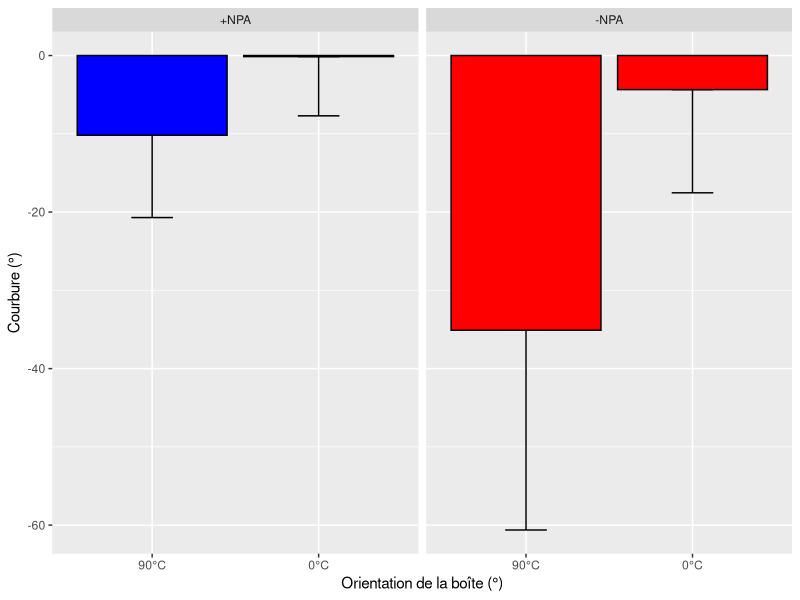
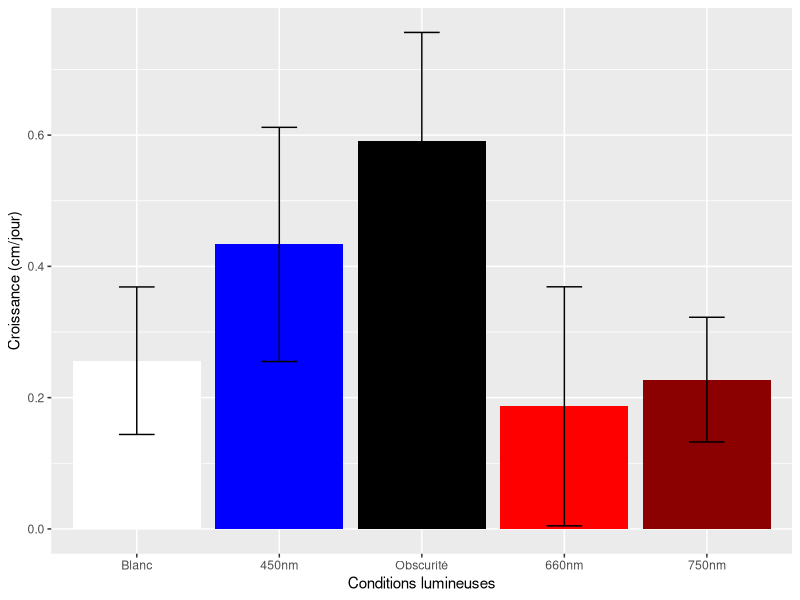
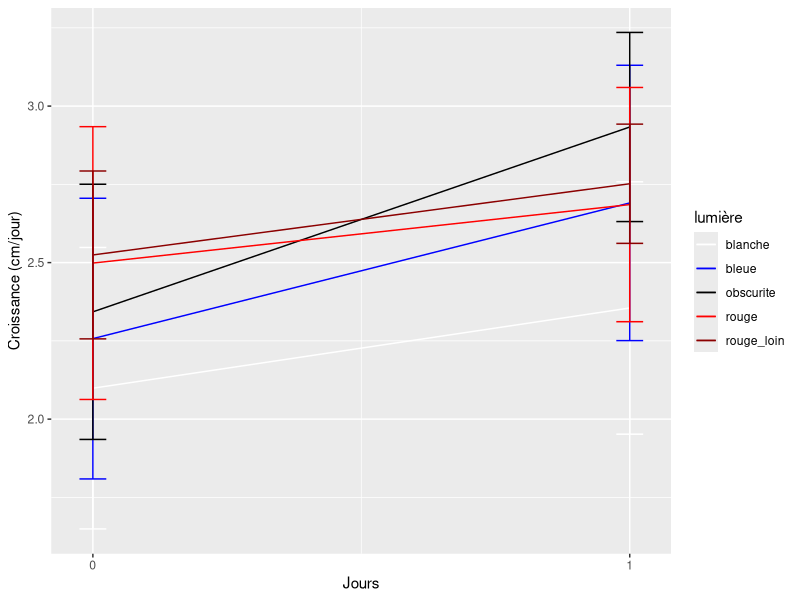
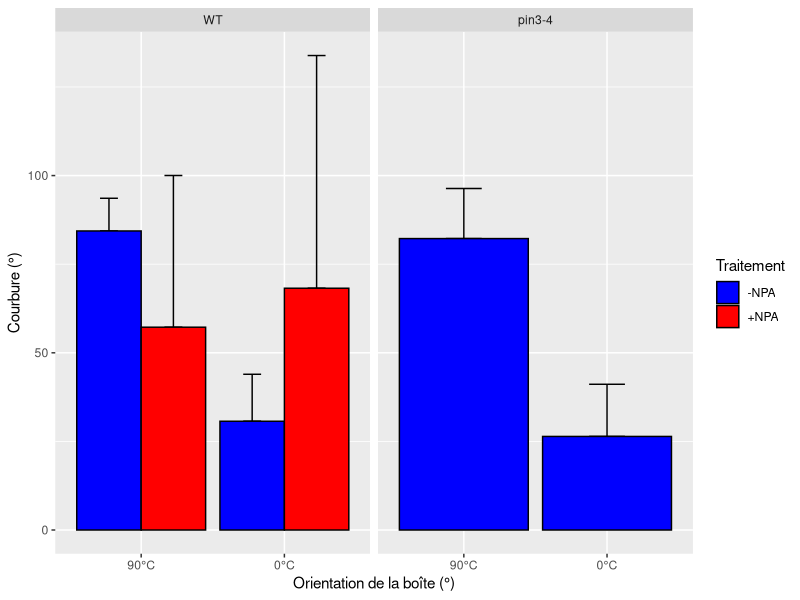
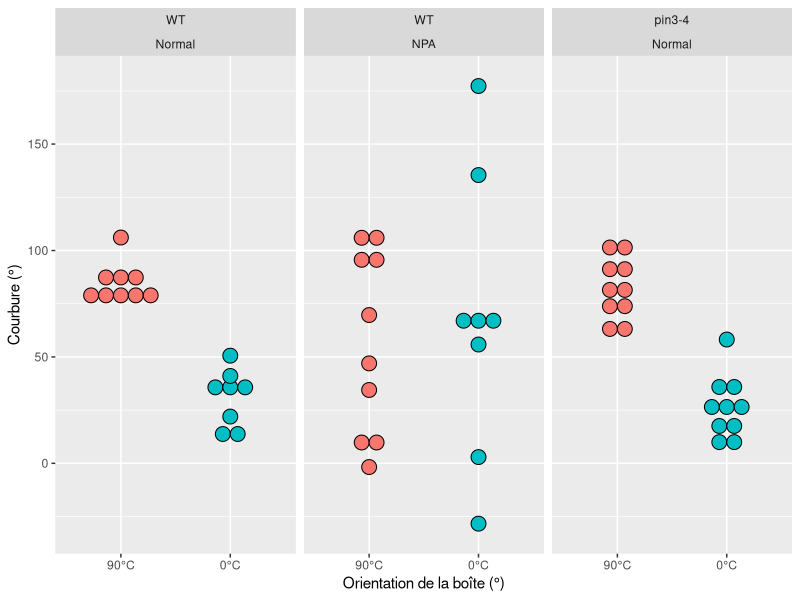

The R script that drew these images, in order:
## ---- chunk 1
# Chargement d'une librairie pour la production de graphiques`
# install.packages("ggplot2")
library(ggplot2)
## ---- chunk 2
data1 <- read.table(file = "student1/resulat.csv", header = TRUE, sep = ",")
data2 <- read.table(file = "student2/Donneesgravitropisme - Copie.csv", header = TRUE, sep = ";")
## ---- chunk 3
# Mise en forme des données
## Calcul de la différence de longueur entre le jour 0 et le jour 1
difference  <- aggregate(longueur ~ plante + lumière, data1, "diff")

## Calcul de le moyenne et de l'écart-type de ces nouvelles données
sd             <- aggregate(longueur ~ lumière, difference, "sd")
colnames(sd)   <- c("lumière", "sd") # renommage des colonnes pour faciliter le 'merge' à venir
mean           <- aggregate(longueur ~ lumière, difference, "mean")
colnames(mean) <- c("lumière", "mean") # renommage des colonnes pour faciliter le 'merge' à venir

## Création du tableau de synthèse moyenne & écart-type pour chaque condition de lumière
## Les 2 tableaux à 'merger' ont une seule colonne en commun ('lumière'), la commande 'merge'
## fonctionne donc de manière automatique en sélectionnant cette colonne pour fusionner les
## 2 tableaux
data1.summarized <- merge(mean, sd)
# head(data1.summarized)
## ---- chunk 4
# Mise en forme des données
## Calcul de la courbure moyenne entre le jour 0 et 1 et en fonction du traitement NPA et de la position
bending.mean  <- aggregate((Angle.Jour.1-Angle.Jour.0) ~ Position + NPA, data2, "mean")
colnames(bending.mean) <- c("position", "npa", "mean")
bending.sd  <- aggregate((Angle.Jour.1-Angle.Jour.0) ~ Position + NPA, data2, "sd")
colnames(bending.sd) <- c("position", "npa", "sd")

bending <- merge(bending.mean, bending.sd)

# Définition des paramètres principaux du graphique
g  <- ggplot(data = bending, mapping = aes(x = position, y = mean, fill = npa))

# Création du graphique
g.basic <- g + 
  geom_errorbar(width=.25, aes(ymin=mean-sd, ymax=mean),  # ajout des écart-types
                position=position_dodge(.9)) + # re-positionnement correct des barres d'erreur
  geom_bar(stat = "identity", position = position_dodge(), color = "black") # choix d'un barplot


# Autre option de présentation
labels <- c(Avec = "+NPA", Sans = "-NPA") # pour le renommage des conditions sur le graphique
g.facet <- g.basic +
  facet_grid(. ~ npa, labeller = labeller(npa = labels)) # la paramètre labeller sert au renommage

# Amélioration du graphique
g.improved <- g.facet +
  scale_fill_manual(values = c("blue", "red")) + # re-définition des couleurs des barres
  scale_x_discrete(labels=c("90°C", "0°C")) + # re-définition des étiquettes de l'axe x
  ylab("Courbure (°)") + # Titre axe y
  xlab("Orientation de la boîte (°)") + # Titre axe x
  guides(fill=FALSE) # Suppression de la légende

g.improved
## ---- chunk 5
# Définition des paramètres principaux du graphique
g  <- ggplot(data = data1.summarized, mapping = aes(x = lumière, y = mean, fill = lumière))

# Création du graphique de type 'barplot'
g.basic <- g + 
  geom_bar(stat = "identity", position = position_dodge()) + # choix d'un barplot
  geom_errorbar(width=.25, aes(ymin=mean-sd, ymax=mean+sd)) # ajout des écart-types

# Amélioration du graphique
g.improved <- g.basic +
  scale_fill_manual(values = c("white","blue", "black", "red", "darkred")) + # re-définition des couleurs des barres
  scale_x_discrete(labels=c("Blanc", "450nm", "Obscurité", "660nm", "750nm")) + # re-définition des étiquettes de l'axe x
  ylab("Croissance (cm/jour)") + # Titre axe y
  xlab("Conditions lumineuses") + # Titre axe x
  guides(fill=FALSE) # Suppression de la légende

g.improved
## ---- chunk 6
# Mise en forme des données
## Calcul de la moyenne de longueur pour chaque jour et condition lumineuse
mean.per.day  <- aggregate(longueur ~ jour + lumière, data1, "mean")
colnames(mean.per.day) <- c("jour", "lumière", "mean")
sd.per.day  <- aggregate(longueur ~ jour + lumière, data1, "sd")
colnames(sd.per.day) <- c("jour", "lumière", "sd")

data.per.day <- merge(mean.per.day, sd.per.day)

# Définition des paramètres principaux du graphique
g  <- ggplot(data = data.per.day, mapping = aes(x = jour, y = mean, color = lumière))

# Création du graphique de type 'X-Y, lignes'
g.basic <- g + 
  geom_line() + # choix d'un graphique x/y de type ligne
  geom_errorbar(width=.05, aes(ymin=mean-sd, ymax=mean+sd)) # ajout des écart-types

# Amélioration du graphique
g.improved <- g.basic +
  scale_color_manual(values = c("white","blue", "black", "red", "darkred")) + # re-définition des couleurs des barres
  scale_x_continuous(breaks = c(0,1)) + # re-définition des étiquettes de l'axe x
  ylab("Croissance (cm/jour)") + # Titre axe y
  xlab("Jours")

g.improved
## ---- chunk 7
data3   <- read.csv(file = "student3/data.csv", header = TRUE, sep = ",")
data3$X <- NULL # suppression de la première colonne
data3$stimulus <- factor(data3$stimulus)  # transformation de cette donnée en 'facteurs' pour qu'elle soit
                                          # comprise par ggplot comme un paramètre de regroupement des données

# Définition des paramètres principaux du graphique
# Notez ici l'utilisation de l'argument 'group'
g  <- ggplot(data = data3, mapping = aes(x = stimulus, y = mean, fill = traitement, group = traitement))

# Création du graphique
g.basic <- g + 
  geom_errorbar(width=.25, aes(ymin=mean, ymax=mean+sd),  # ajout des écart-types
                position=position_dodge(.9)) + # re-positionnement correct des barres d'erreur
  geom_bar(stat = "identity", position = position_dodge(0.9), color = "black") # choix d'un barplot

# Séparation du graphique en 2 panneaux sur base du génotype
g.facet <- g.basic +
  facet_grid(. ~ genotype, labeller = labeller(genotype = c(GUS = "WT", PIN = "pin3-4"))) # la paramètre labeller sert au renommage

# Amélioration du graphique
g.improved <- g.facet +
  scale_fill_manual(values = c("blue","red"), name = "Traitement", labels = c("-NPA", "+NPA")) + # paramètres légende
  scale_x_discrete(labels=c("90°C", "0°C")) + # re-définition des étiquettes de l'axe x
  ylab("Courbure (°)") + # Titre axe y
  xlab("Orientation de la boîte (°)") # 

g.improved
## ---- chunk 8
data4   <- read.csv(file = "student3/fulldata.csv", header = TRUE, sep = ",")
data4$stimulus <- factor(data4$stimulus)  # transformation de cette donnée en 'facteurs' pour qu'elle soit
                                          # comprise par ggplot comme un paramètre de regroupement des données

# Définition des paramètres principaux du graphique
# Notez ici l'utilisation de l'argument 'group'
g  <- ggplot(data = data4, mapping = aes(x = stimulus, y = angle, fill = stimulus))

# Création du graphique
g.basic <- g + 
  geom_dotplot(binaxis = "y", stackdir = "center", binwidth = 7) 

# Séparation du graphique en panneaux sur base du génotype et du traitement
g.facet <- g.basic +
  facet_grid(. ~ Genotype + traitement, labeller = labeller(Genotype = c(GUS = "WT", PIN = "pin3-4"))) # la paramètre labeller sert au renommage

# Amélioration du graphique
g.improved <- g.facet +
  scale_x_discrete(labels=c("90°C", "0°C")) + # re-définition des étiquettes de l'axe x
  ylab("Courbure (°)") + # Titre axe y
  xlab("Orientation de la boîte (°)") + # Titre axe x
  guides(fill=FALSE) # Suppression de la légende

g.improved
